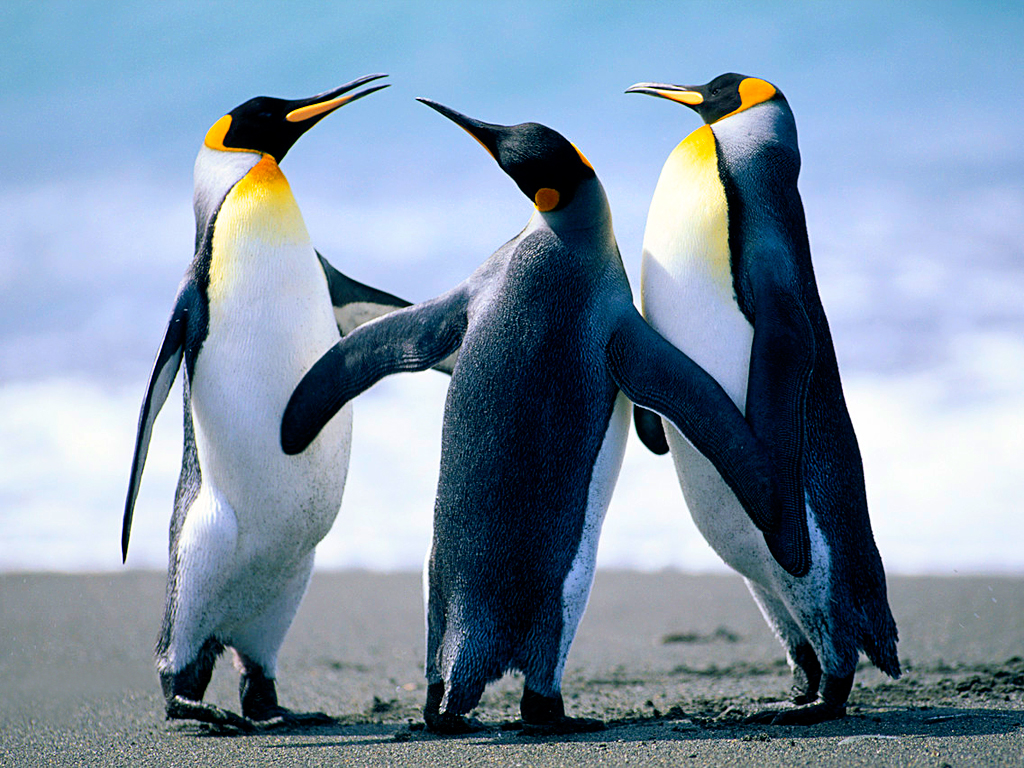
#> input picture Penguins.jpg, 1024 x 768 px
$ python Punto4.py
#> lines starting #> are read from the running program, lines starting #| are printed output that depends on the picture
#BASILIO SALDARRIAGA
#ANDERSON HERRERA

"""

PROBLEM 4: HISTOGRAM EQUALIZATION FOR COLOR IMAGE

Histogram equalization of color images require a transformation from RGB space to a new color space. For
example, we can use the YCbCr space, where Y represents the intensity. In this part of the homework, you
will implement the functions for histogram equalization of a rgb image.


a. Implement a function to transform an image from RGB to YCbCr space. The YCbCr space is defined
as:

Y = 0.299R + 0.587G + 0.114B
Cb = -0.169R – 0.331G +0.500B + 128
Cr = 0.500R – 0.419G – 0.081B + 128

Where R, G and B are the red, green and blue channel respectively.


b. Implement a function to transform an image from YCbCr to RGB space color. This transformation is
obtained by:

R = 1.000Y + 1.403(Cr - 128)
G = 1.000Y – 0.344(Cb - 128) – 0.714(Cr - 128)
B = 1.000Y + 1.773(Cb - 128)


c. Implement a function to perform the histogram equalization of a RGB image following the next steps:
Step 1: Transform the image from RGB to YCbCr
Step 2: Perform the histogram equalization to the Y channel
Step 3: Built a new image using the channel Y equalized, and the original Cb and Cr.
Step 4: Transform the new image from YCbCr to RGB


d. Use the function with a real RGB image. Plot the original image, the new RGB image, and both the
original and equalized histogram of Y.


"""

from PIL import Image #importacion de libreria
import numpy as np #importacion de libreria
import matplotlib.pyplot as plt #importacion de libreria
import sys #importacion de libreria
sys.path.append('/media/mariatorres/ADATA UFD/VAI92/Code/')


def YCBbCR(image): # Funcion  YCBbCR
    #Sprint(image)

    R = CANALES(image, 0)
    G = CANALES(image, 1)
    B = CANALES(image, 2)

    Y = 0.299*R + 0.587*G + 0.114*B
    Cb = -0.169*R - 0.331*G + 0.500*B + 128
    Cr = 0.500*R - 0.419*G - 0.081*B + 128
    yCBbCR = CANALES_unir(Y, Cb, Cr)
    return yCBbCR

def RGB(image): # funcion RGB
    R = 1.000*Y + 1.403*(Cr - 128)
    G = 1.000*Y - 0.344*(Cb - 128) - 0.714*(Cr - 128)
    B = 1.000*Y + 1.773*(Cb - 128)

def CANALES(im, canal): # funcion para recorrer los canales
    [row, col,c] = im.shape
    vec = np.zeros((row, col))

    for i in range(0, row-1):
        for j in range(0, col-1):
            vec[i,j] = im[i,j][canal]
    return vec

def CANALES_unir(c1, c2, c3):  # funcion para unir los canales
    [row, col] = c1.shape
    im = np.zeros((row, col, 3))
    im[:,:,0] = c1
    im[:,:,1] = c2
    im[:,:,2] = c3
    #print(im)

    return im

def my_histograma(im): # funcion del hisotgrama
    [row, col] = im.shape
    vec = np.zeros(256)
    print(vec.shape)
    for i in range(0, row-1):
        for j in range(0, col-1):
            valor = im[i, j]
            vec[valor] = vec[valor] + 1
        return vec


def my_equal(im, h): # funcion de la ecualizacion
    [row, col] = im.shape;
    n = row * col
    p = h/n
    s = np.cumsum(p)
    k = s * 255
    im2 = im
    for i in range(0, row-1):
        for j in range(0, col-1):
            valor = im[i, j]
            im2[i, j] = k[valor]
        return im2

Im_g = Image.open('Penguins.jpg')
#> Im_g is the input picture: PIL image 1024x768 RGB; mean R, G, B 127.8, 148, 168.1
Im_ga = np.array(Im_g)
plt.imshow(Im_ga)
plt.show()

asd = YCBbCR(Im_ga)
#> call 2 of CANALES, with canal = 1
#> after the loop in CANALES (call 2), `for i in range(0, row-1):`:
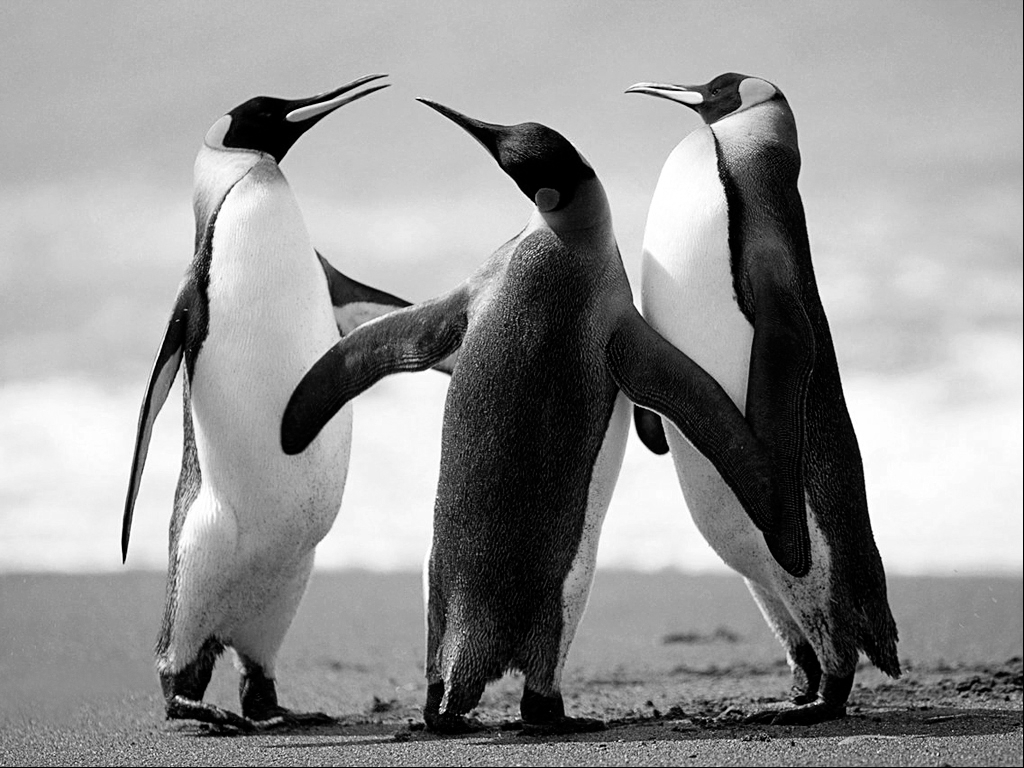
#> vec: shape (768, 1024) float64; min 0, max 255, mean 147.7
#> call 3 of CANALES, with canal = 2
#> after the loop in CANALES (call 3), `for i in range(0, row-1):`:
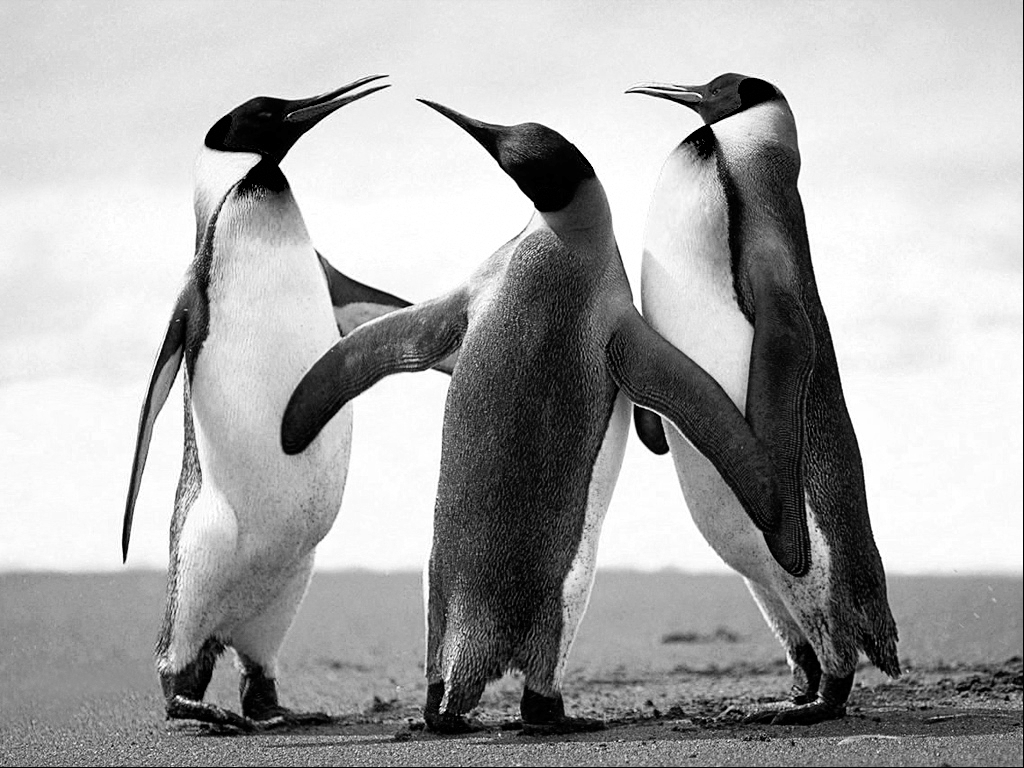
#> vec: shape (768, 1024) float64; min 0, max 255, mean 167.8
#> in YCBbCR, `Cb = -0.169*R - 0.331*G + 0.500*B + 128`:
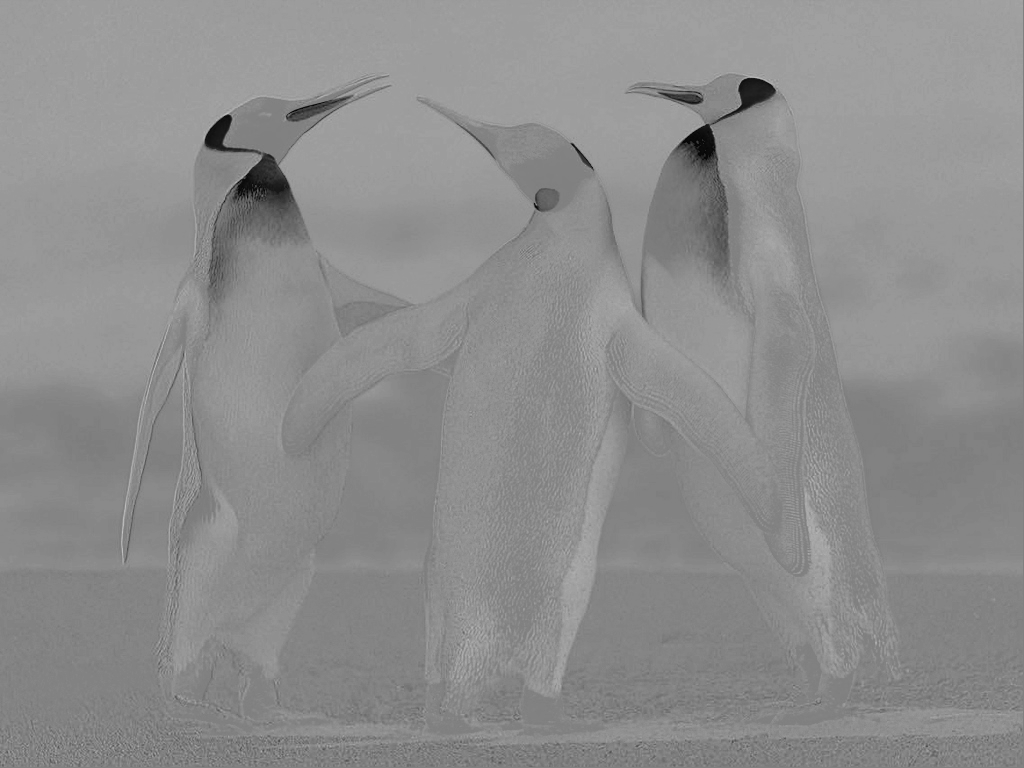
#> Cb: shape (768, 1024) float64; min 5.47, max 195, mean 141.4
#> in YCBbCR, `Cr = 0.500*R - 0.419*G - 0.081*B + 128`:
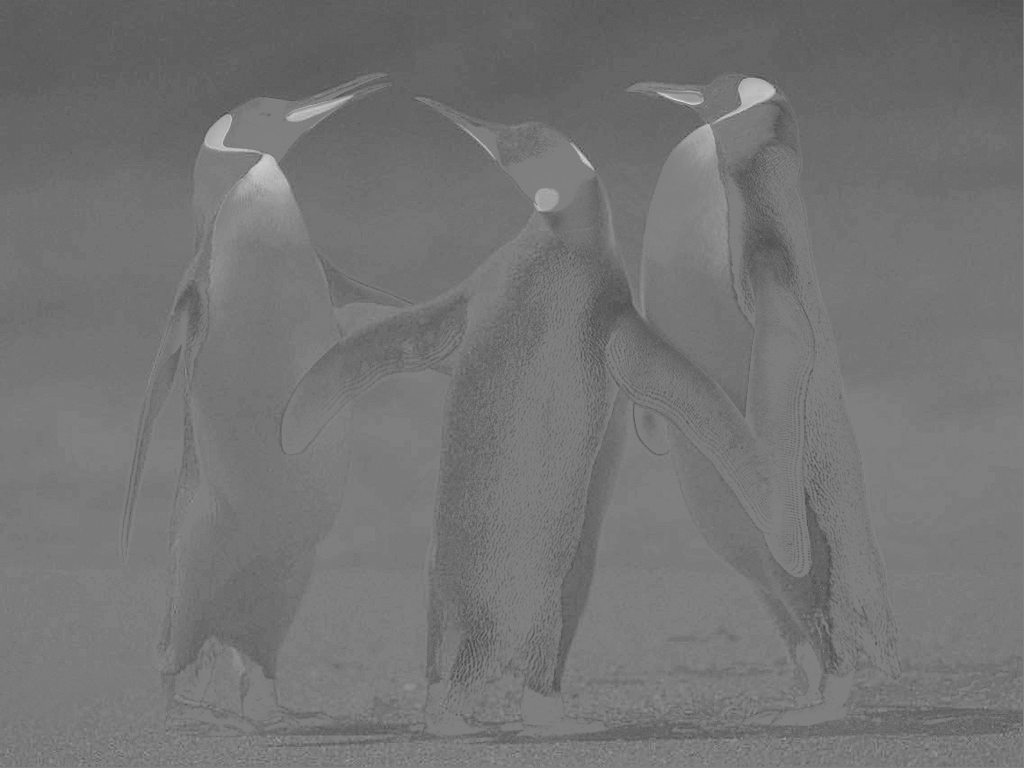
#> Cr: shape (768, 1024) float64; min 65.11, max 225.3, mean 116.3
#> in CANALES_unir, `im[:,:,2] = c3`:
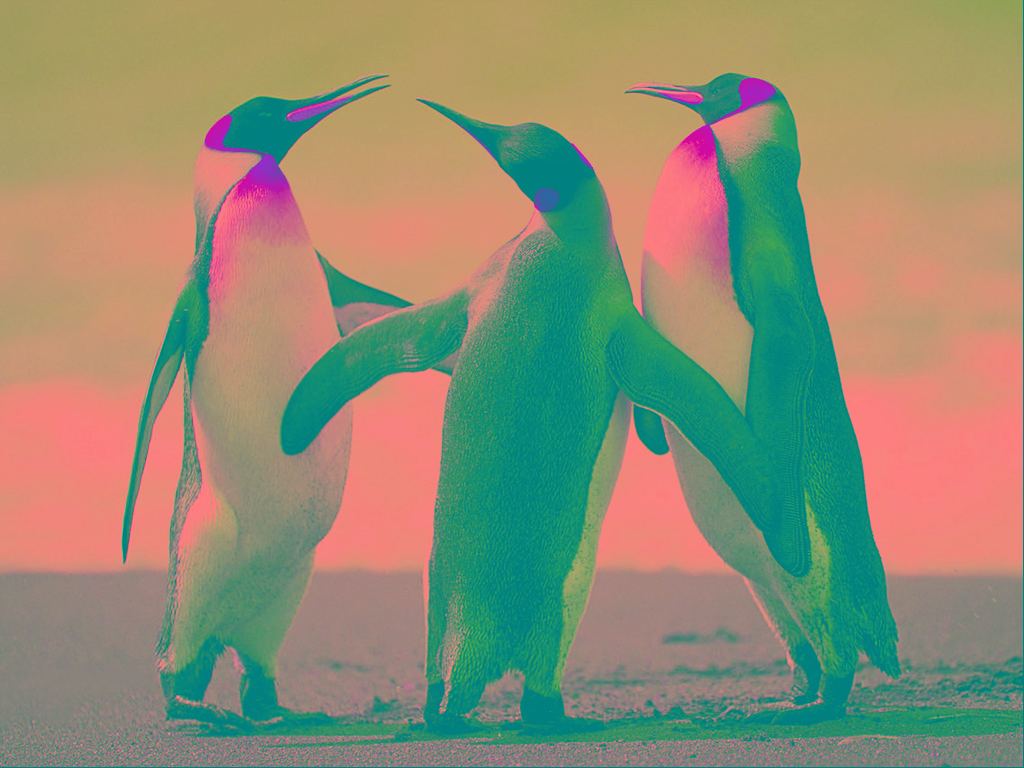
#> im: shape (768, 1024, 3) float64; mean of channels 0, 1, 2 143.9, 141.4, 116.3; drawn as R, G, B
print(asd) # imprime los valores convertidos de los canales
#> (printed output is left out)
im2 = np.uint8(asd)
plt.imshow(im2)
plt.show()

Y = CANALES(asd, 0)
print(Y.astype(int))
#> (printed output is left out)
h = my_histograma(Y.astype(int)) #realizacion del histograma pero con numeros enteros
#> after the loop in my_histograma, `for i in range(0, row-1):`: vec = 256 values, max 62 at index 166, min 0 at index 0, mean 4
#> h has the same summary as vec in my_histograma
plt.figure()
plt.bar(np.arange(256), h, color = 'purple' ) # muestra el histograma de color morado


# Falta equalizar

"""
eq = my_equal(Y.astype(int)) # realizacion de la ecualiacion pero con numeros enteros
plt.figure()
plt.bar(np.arange(256), h)

#devido a que la imagen es muy nitida la ecualizacion lo que hace es dañar la image.

"""
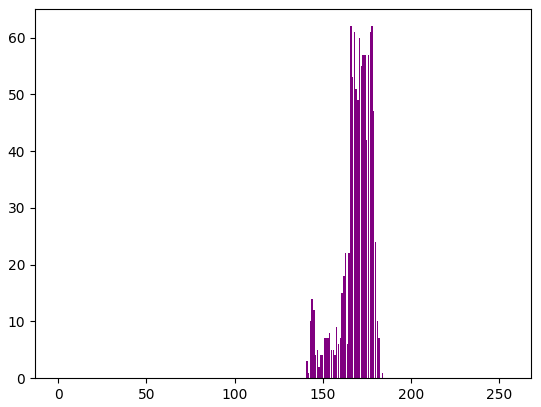
#> figure drawn by matplotlib, 1 panel

$ run again, with Koala.jpg copied over Penguins.jpg
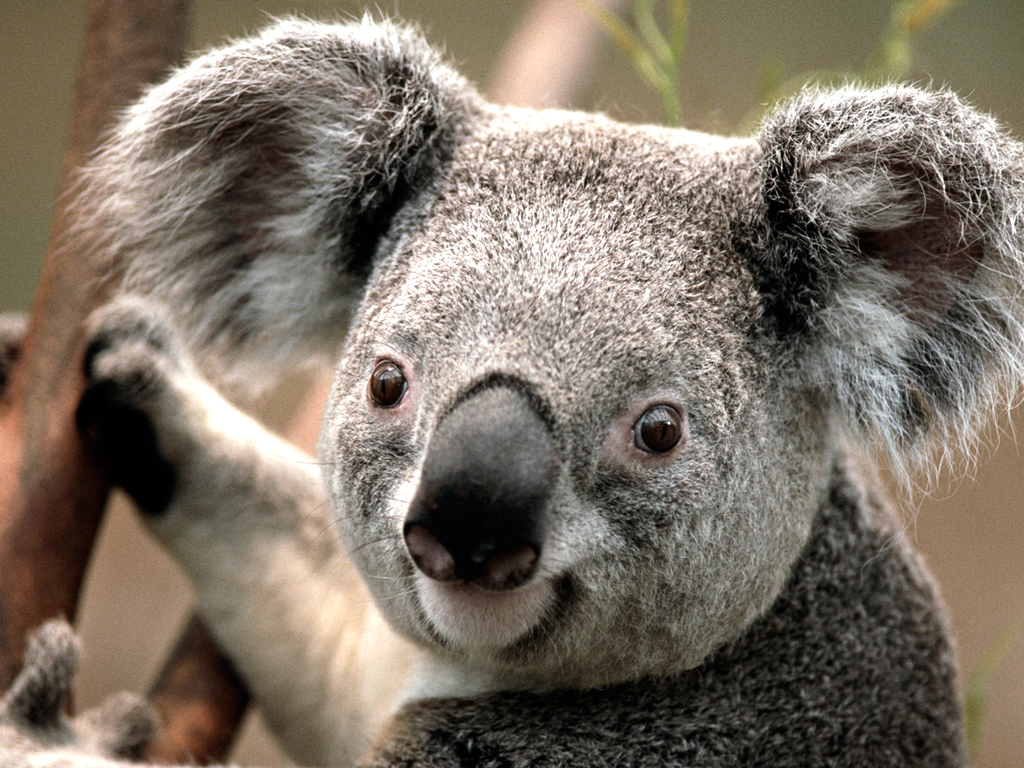
#> input picture Koala.jpg, 1024 x 768 px
#> Im_g is the input picture: PIL image 1024x768 RGB; mean R, G, B 125.4, 114.7, 102
#> in CANALES_unir, `im[:,:,2] = c3`:
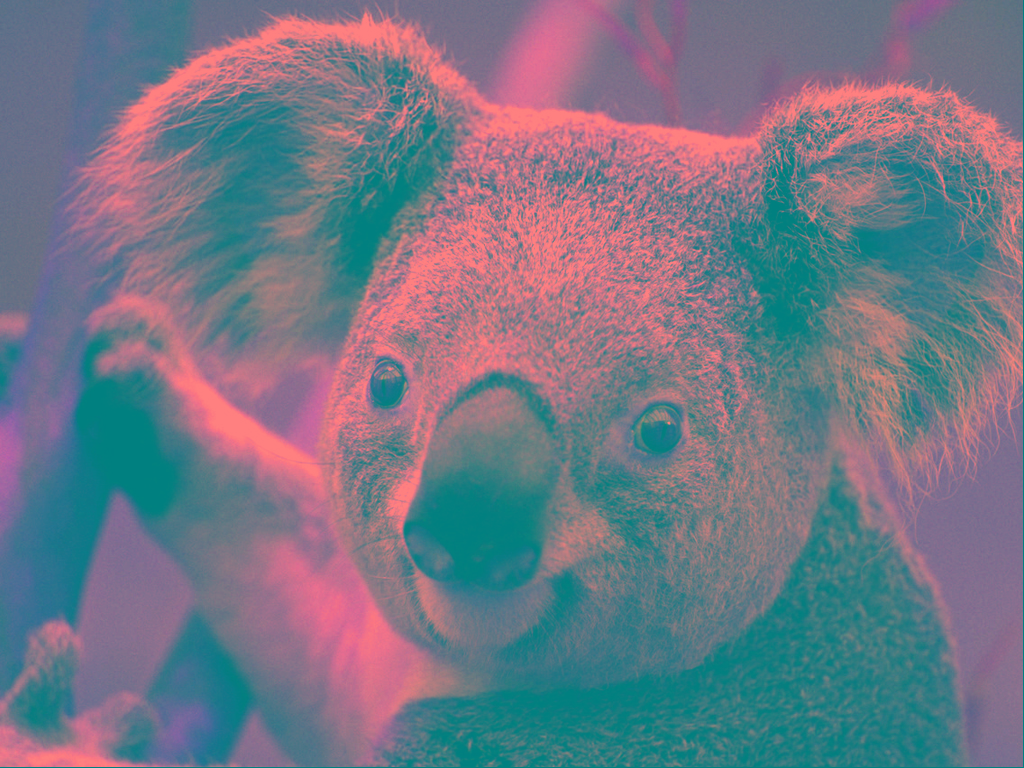
#> im: shape (768, 1024, 3) float64; mean of channels 0, 1, 2 116.2, 119.8, 134.4; drawn as R, G, B
#> (printed output is left out)
#> (printed output is left out)
#> after the loop in my_histograma, `for i in range(0, row-1):`: vec = 256 values, max 34 at index 115, min 0 at index 0, mean 4
#> h has the same summary as vec in my_histograma
#> `"""`:
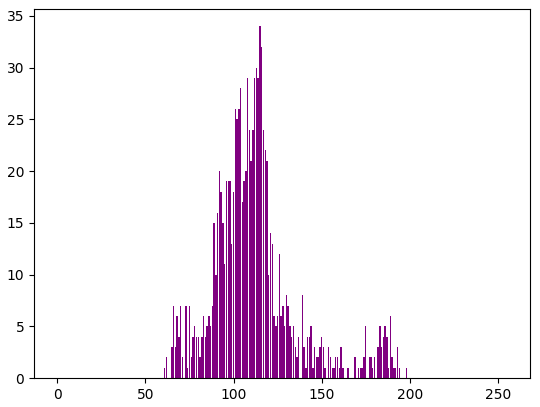
#> figure drawn by matplotlib, 1 panel; tallest bar 34 high, from x = 114.6 to 115.4

$ run again, with Tulips.jpg copied over Penguins.jpg
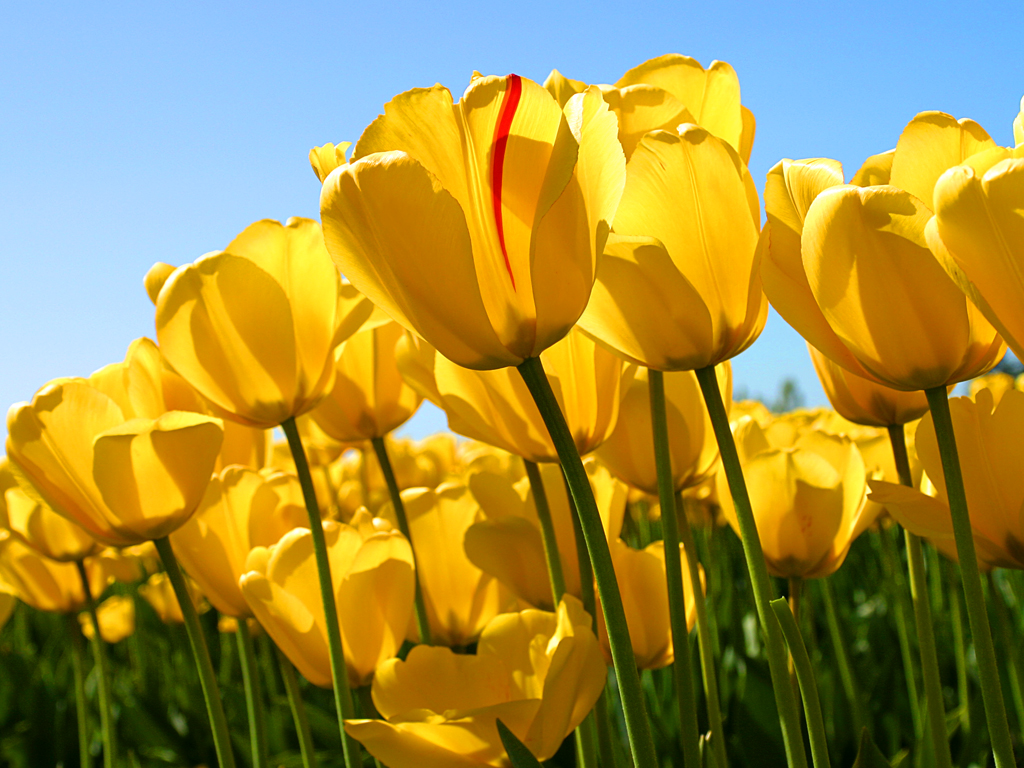
#> input picture Tulips.jpg, 1024 x 768 px
#> Im_g is the input picture: PIL image 1024x768 RGB; mean R, G, B 161.3, 143.3, 66.7
#> in CANALES_unir, `im[:,:,2] = c3`:
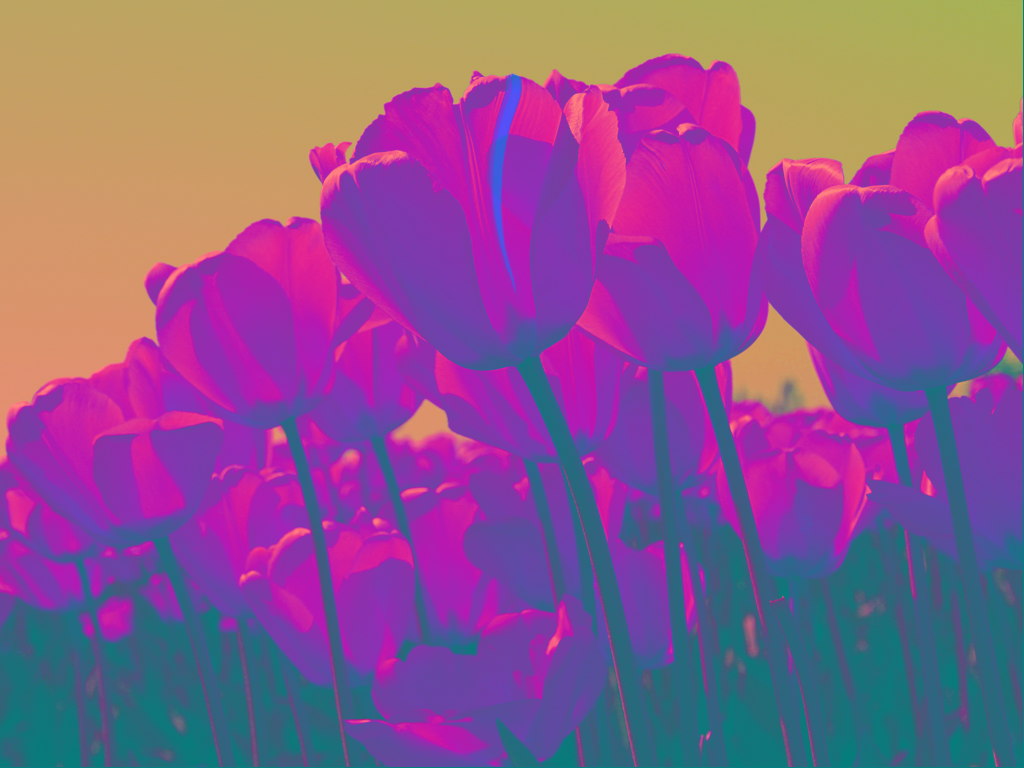
#> im: shape (768, 1024, 3) float64; mean of channels 0, 1, 2 139.8, 86.7, 143.2; drawn as R, G, B
#> (printed output is left out)
#> (printed output is left out)
#> after the loop in my_histograma, `for i in range(0, row-1):`: vec = 256 values, max 80 at index 188, min 0 at index 0, mean 4
#> h has the same summary as vec in my_histograma
#> `"""`:
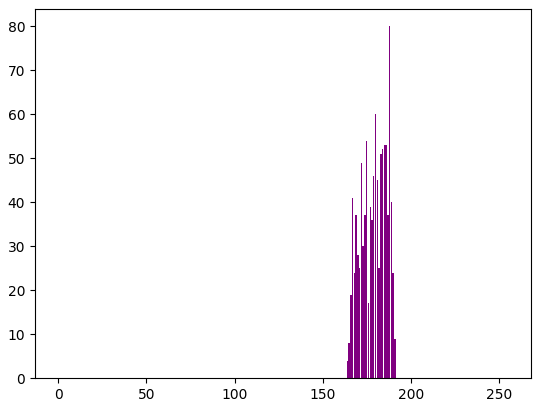
#> figure drawn by matplotlib, 1 panel; tallest bar 80 high, from x = 187.6 to 188.4
